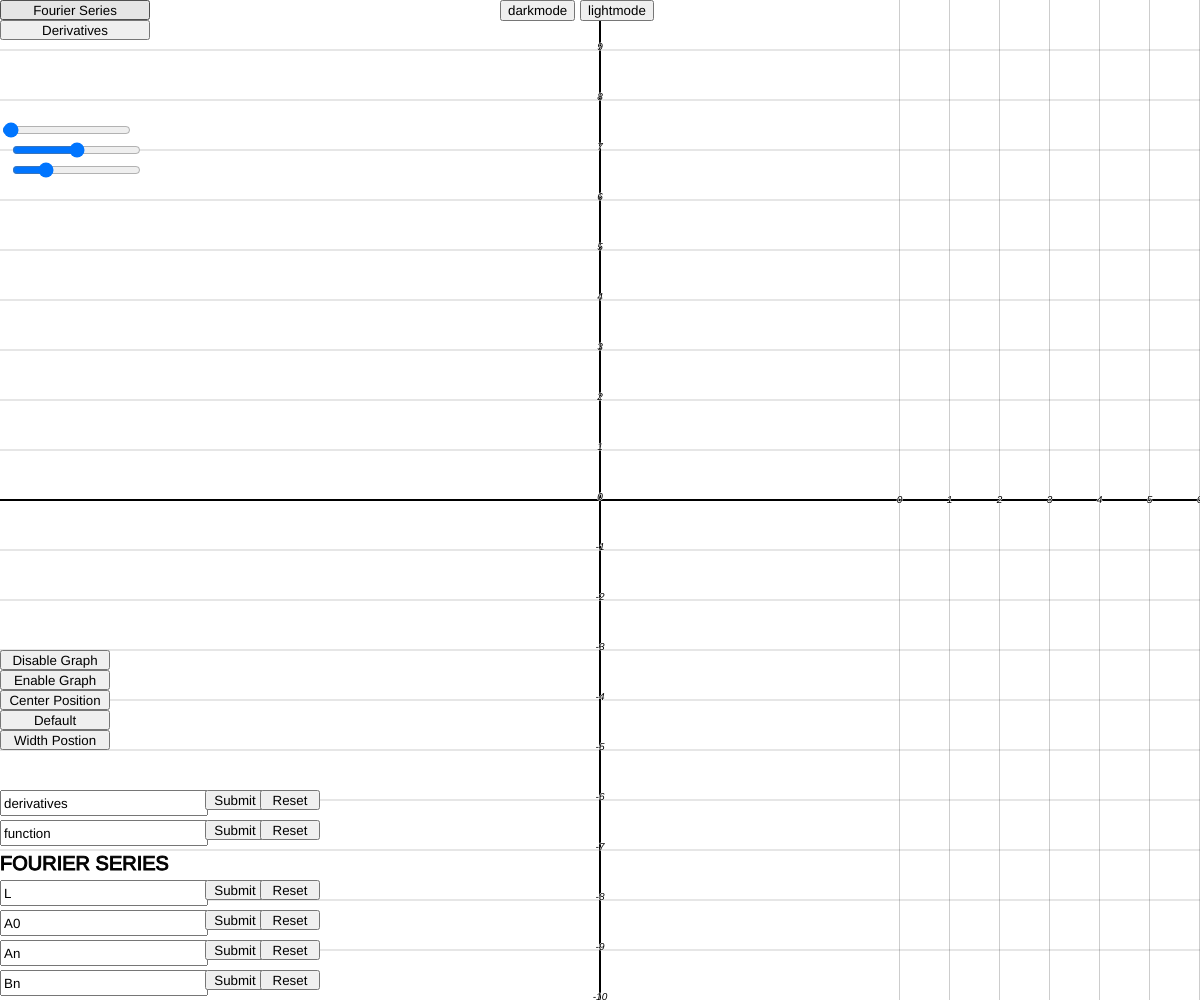
Frame 1 (no input)
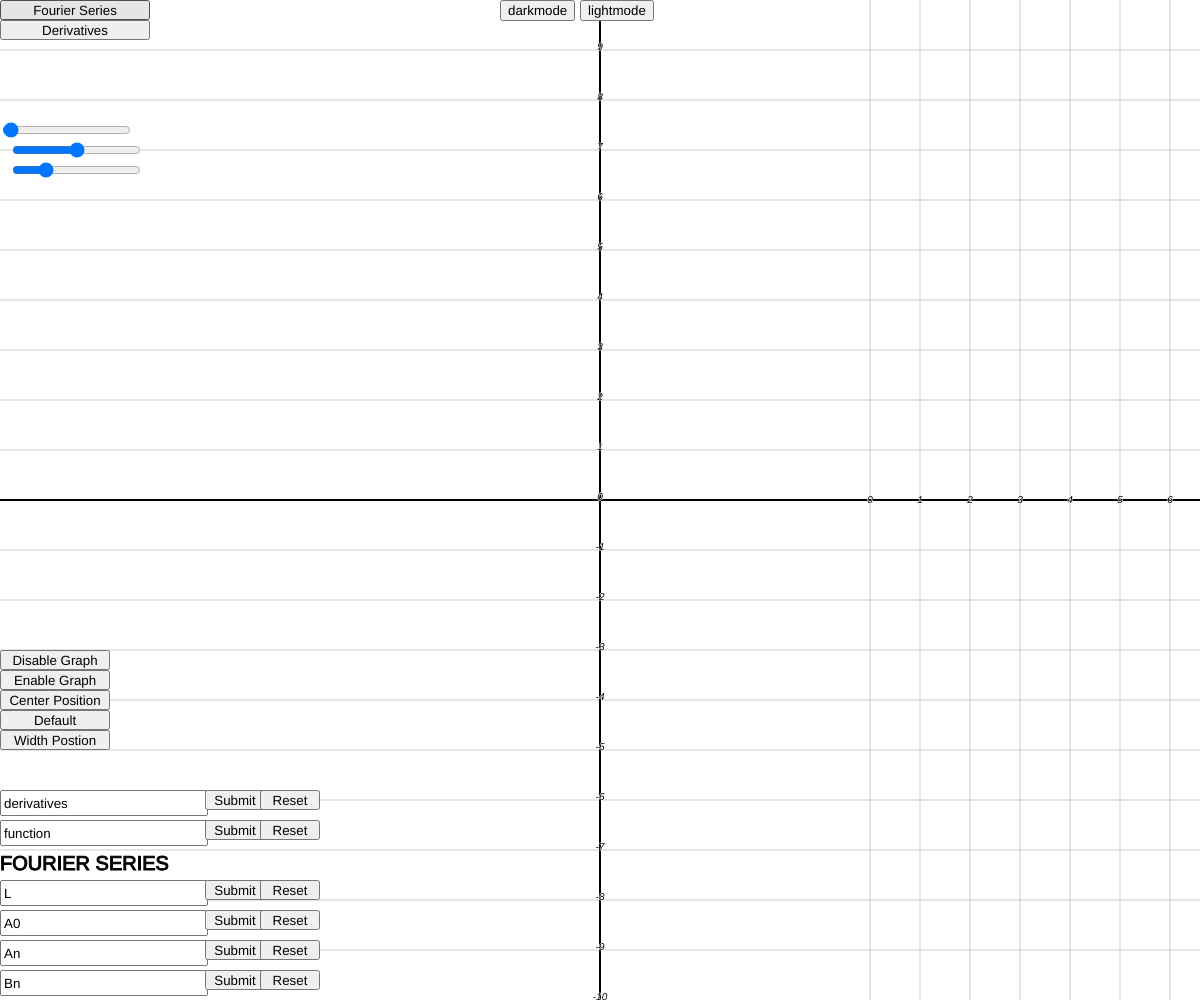
Frame 60 (no input)
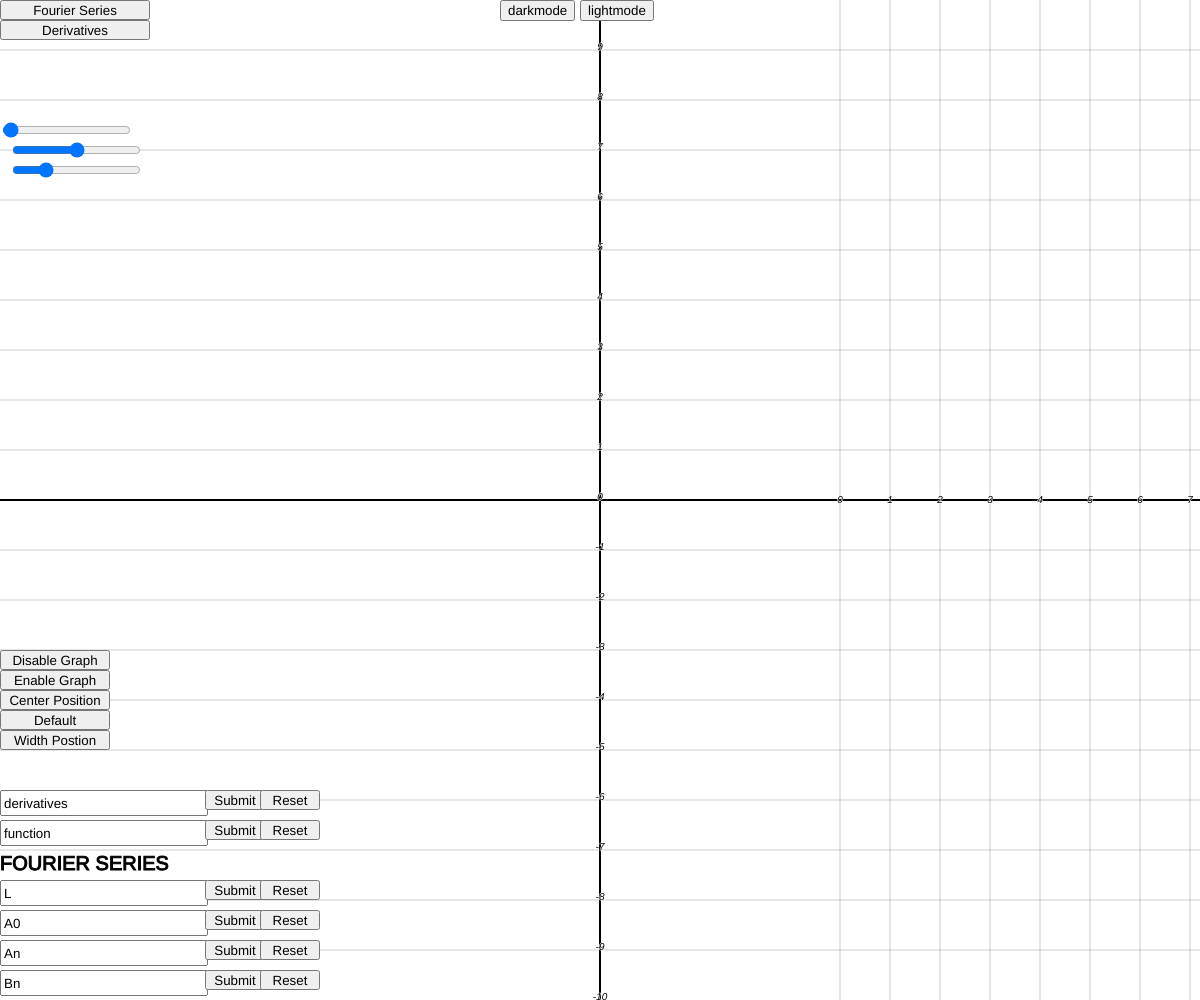
Frame 120 (the mouse pressed at the canvas centre since frame 60)

The p5.js sketch that drew these frames (run headless with seeded random() and noise() and a simulated clock; from frame 60 on, the mouse is pressed at the canvas centre):

// p5.js sketch
// ── sketch.js
//FT TO D
let concNum = 0


let wave = [];

let angleBN = 0
let angleAN = 0
let angleANcos = 0
let angleBNsine = 0

//COLOR ELEMENT VARIABLES
let bgColor = 255
let waveColorG = 0
let circleColor = 0
let vectColor = 0
let lineProjColorR = 0
let cartesianColor = 0


//VARIABLES
let VARIABLEA0 = 0;
let n = 0

//D INITIALIZATION
let pOfTan = 0
let changeDir = 1
let fxColorGDeriva = 0
let tanLineColorRDeriva = 0

move = 0

let enableGraph = 1
let epicyclePosX = 3 / 4
let seeTools = 0


let BNtextbox = 0;
let BNsubmissionStatus = 0

let ANtextbox = 0;
let ANsubmissionStatus = 0

let A0textbox = 0;
let A0submissionStatus = 0

let Ltextbox = 0
let LsubmissionStatus= 0


let dfxtextbox = 0
let dfxsubmissionStatus = 0

let dfxPrimetextbox = 0
let dfxPrimesubmissionStatus = 0

let adjustHeightFullScreen = 0

function setup() {
  createCanvas(windowWidth, windowHeight + adjustHeightFullScreen)
  concButs();
  mgaSlider();
  modeButton()
  tagaDisableButtons();
  epicyclePositionButs();
  inputs();

}


function draw() {
// translate(width/2,height/2)
// rotate(PI/2)
// translate(-width/2,-height/2)
  


  if (concNum == 0) {
    background(bgColor)
    cartesian();
    // sineEpicycle();
    epicycle();


    textSize(20)
    stroke(cartesianColor)
    hey = text('FOURIER SERIES', 0, height - 130)





  } else if (concNum == 1) {
    background(bgColor);
    heyhey = text('DERIVATIVES',0,height-220)
    cartesianD();
    push()
    yD();
    tangentLineD()
    lineSlopeProj();
    pop()
    slopeValPrint();

 
  }

}

function concButs() {

  let concButsW = 150
  let concButH = 20
  fsBut = createButton('Fourier Series')
  fsBut.position(0, 0)
  fsBut.size(concButsW, concButH)
  fsBut.mousePressed(fsExe)


  dBut = createButton('Derivatives')
  dBut.position(0, 20)
  dBut.size(concButsW, concButH)
  dBut.mousePressed(dExe)

}


function fsExe() {
  concNum = 0
}


function dExe() {
  concNum = 1
}

function sincosExe() {
  concNum = 2
}

function inputs(){
  let textBoxWidth = 200
  let submitButPosX = textBoxWidth + 5
  let submitButWidth = 60
  let submitResetButPosX = submitButWidth + textBoxWidth

  BNtextBox = (createInput('Bn'))
  BNtextBox.size(200, 20)
  BNtextBox.position(0, height - 30)

  BNsubmitBut = createButton('Submit')
  BNsubmitBut.position(submitButPosX, height - 30)
  BNsubmitBut.size(submitButWidth, 20)
  BNsubmitBut.mousePressed(submitBN)

  BNsubmitResetBut = createButton('Reset')
  BNsubmitResetBut.position(submitResetButPosX, height - 30)
  BNsubmitResetBut.size(submitButWidth, 20)
  BNsubmitResetBut.mousePressed(submitResetBN)

  ANtextBox = (createInput('An'))
  ANtextBox.size(200, 20)
  ANtextBox.position(0, height - 60)

  ANsubmitBut = createButton('Submit')
  ANsubmitBut.position(submitButPosX, height - 60)
  ANsubmitBut.size(submitButWidth, 20)
  ANsubmitBut.mousePressed(submitAN)

  ANsubmitResetBut = createButton('Reset')
  ANsubmitResetBut.position(submitResetButPosX, height - 60)
  ANsubmitResetBut.size(submitButWidth, 20)
  ANsubmitResetBut.mousePressed(submitResetAN)

  A0textBox = (createInput('A0'))
  A0textBox.size(200, 20)
  A0textBox.position(0, height - 90)

  A0submitBut = createButton('Submit')
  A0submitBut.position(submitButPosX, height - 90)
  A0submitBut.size(submitButWidth, 20)
  A0submitBut.mousePressed(submitA0)

  A0submitResetBut = createButton('Reset')
  A0submitResetBut.position(submitResetButPosX, height - 90)
  A0submitResetBut.size(submitButWidth, 20)
  A0submitResetBut.mousePressed(submitResetA0)
  
  LtextBox = (createInput('L'))
  LtextBox.size(200, 20)
  LtextBox.position(0, height - 120)

  LsubmitBut = createButton('Submit')
  LsubmitBut.position(submitButPosX, height - 120)
  LsubmitBut.size(submitButWidth, 20)
  LsubmitBut.mousePressed(submitL)

  LsubmitResetBut = createButton('Reset')
  LsubmitResetBut.position(submitResetButPosX, height - 120)
  LsubmitResetBut.size(submitButWidth, 20)
  LsubmitResetBut.mousePressed(submitResetL)

  dfxtextBox = (createInput('function'))
  dfxtextBox.size(200, 20)
  dfxtextBox.position(0, height - 180)

  dfxsubmitBut = createButton('Submit')
  dfxsubmitBut.position(submitButPosX, height - 180)
  dfxsubmitBut.size(submitButWidth, 20)
  dfxsubmitBut.mousePressed(submitdfx)

  dfxsubmitResetBut = createButton('Reset')
  dfxsubmitResetBut.position(submitResetButPosX, height - 180)
  dfxsubmitResetBut.size(submitButWidth, 20)
  dfxsubmitResetBut.mousePressed(submitResetdfx)

  dfxPrimetextBox = (createInput('derivatives'))
  dfxPrimetextBox.size(200, 20)
  dfxPrimetextBox.position(0, height - 210)

  dfxPrimesubmitBut = createButton('Submit')
  dfxPrimesubmitBut.position(submitButPosX, height - 210)
  dfxPrimesubmitBut.size(submitButWidth, 20)
  dfxPrimesubmitBut.mousePressed(submitdfxPrime)

  dfxPrimesubmitResetBut = createButton('Reset')
  dfxPrimesubmitResetBut.position(submitResetButPosX, height - 210)
  dfxPrimesubmitResetBut.size(submitButWidth, 20)
  dfxPrimesubmitResetBut.mousePressed(submitResetdfxPrime)
}



















function mousePressed() {
  if (mouseX > width * 3 / 4 && mouseY < height * 1 / 4) {
    let fs = fullscreen();
    fullscreen(!fs);
    adjustHeightFullScreen = 1000
  }

}


function sineEpicycle() {
  push();
  strokeWeight(2)
  let L = PI
  translate(width * 1 / 4, height * 3 / 4 - (VARIABLEA0 * pixelPerUnit.value()));

  scale(0.5)

  let x = 0;
  let y = 0;

  //FOR SINE WAVES
  angleBNsine += 0.05;
  for (let n = 1; n < numVect.value(); n++) {
    //SINE INITIALIZATION OF RELEVANT VARS
    let oldx = x;
    let oldy = y;
    let VARIABLEBN = (2 - cos(-n * PI) - cos(-n * PI)) / (n * PI)
    //SINE COMPUTATION
    radius = pixelPerUnit.value() * (VARIABLEBN);
    theta = (n * PI * -angleAN) / L
    x = (radius * cos(theta)) + x;
    y = (radius * sin(theta)) + y;

    //SINE ACTUTAL CIRCLES
    stroke(circleColor, 0, 0);
    noFill();
    circle(oldx, oldy, radius * 2);


    //SINE VECTORS
    stroke(0, 0, vectColor);
    line(oldx, oldy, x, y);
  }

  translate(200, 0)

  x = 0
  y = 0
  //COSINE FOURIER SERIES
  angleANcos += rateAnglecos;
  for (let n = 1; n < numVect.value(); n++) {

    // COSINE INITIALIZATIONOF RELEVANT VARS
    let oldx = x;
    let oldy = y;
    let VARIABLEAN = 1 / n


    //COSINE COMPUTATION
    radius = pixelPerUnit.value() * (VARIABLEAN);
    theta = (n * PI * -angleAN) / L
    x = (radius * cos(((theta) - (PI / 2)))) + x;
    y = (radius * sin(((theta) - (PI / 2)))) + y;

    //COSINE ACTUAL CIRCLES
    stroke(circleColor, 0, 0);
    noFill();
    circle(oldx, oldy, radius * 2);


    //COSINE VECTORS
    stroke(0, 0, vectColor);
    line(oldx, oldy, x, y);
  }
  pop();
}



function submitBN() {
  BNsubmissionStatus = 1
}

function submitResetBN() {
  BNsubmissionStatus = 0
}

function submitAN() {
  ANsubmissionStatus = 1
}

function submitResetAN() {
  ANsubmissionStatus = 0
}

function submitA0() {
  A0submissionStatus = 1
}

function submitResetA0() {
  A0submissionStatus = 0
}



function submitResetL() {
  LsubmissionStatus = 0
}

function submitL() {
  LsubmissionStatus = 1
}

function submitResetL() {
  LsubmissionStatus = 0
}




//DFX
function submitdfx() {
  dfxsubmissionStatus = 1
}

function submitResetdfx() {
  dfxsubmissionStatus = 0
}

function submitdfxPrime() {
  dfxPrimesubmissionStatus = 1
}

function submitResetdfxPrime() {
  dfxPrimesubmissionStatus = 0
}



function epicycle() {
  push();
  
let L = 0




  

  if (A0submissionStatus == 1) {
    VARIABLEA0 = eval(A0textBox.value())
  } else if (A0submissionStatus == 0) {
    VARIABLEA0 = 0
  }

  translate(width * epicyclePosX, height / 2 - (VARIABLEA0 * pixelPerUnit.value()));

  let x = 0;
  let y = 0;

  //FOR SINE WAVES----------------------------------------
  rateAngle = anglePerLoop.value() / 1000
  let angleBN = rateAngle
  // let rateAngle = 0.05
  angleBN += rateAngle


  for (let n = 1; n < numVect.value(); n++) {
    //SINE INITIALIZATION OF RELEVANT VARS
    let oldx = x;
    let oldy = y;
    
     if (LsubmissionStatus == 1) {
    L = eval(LtextBox.value())
  } else if (LsubmissionStatus == 0) {
    L = 0}

    let VARIABLEBN = 0
    if (BNsubmissionStatus == 1) {
      VARIABLEBN = eval(BNtextBox.value())
    } else if (BNsubmissionStatus == 0) {
      VARIABLEBN = 0
    }


    // let VARIABLEBN = (2 - cos(-n * PI) - cos(-n * PI)) / (n * PI)


    //SINE COMPUTATION-------------------------------------
    radius = pixelPerUnit.value() * (VARIABLEBN);
    theta = (n * PI * -angleAN) / L
    x = (radius * cos(theta)) + x;
    y = (radius * sin(theta)) + y;

    //SINE ACTUTAL CIRCLES
    stroke(circleColor)
    noFill();
    circle(oldx, oldy, radius * 2);


    //SINE VECTORS
    stroke( vectColor);
    line(oldx, oldy, x, y);
  }

  //COSINE FOURIER SERIES--------------------------------
  angleAN += rateAngle
  for (let n = 1; n < numVect.value(); n++) {

    // COSINE INITIALIZATIONOF RELEVANT VARS--------------
    let oldx = x;
    let oldy = y;
    
    if (LsubmissionStatus == 1) {
    L = eval(LtextBox.value())
  } else if (LsubmissionStatus == 0) {
    L = 0}

    let VARIABLEAN = 0
    if (ANsubmissionStatus == 1) {
      VARIABLEAN = eval(ANtextBox.value())
    } else if (ANsubmissionStatus == 0) {
      VARIABLEAN = 0
    }


    //COSINE COMPUTATION--------------------------------
    radius = pixelPerUnit.value() * (VARIABLEAN);
    theta = (n * PI * -angleAN) / L
    x = (radius * cos(((theta) - (PI / 2)))) + x;
    y = (radius * sin(((theta) - (PI / 2)))) + y;

    //COSINE ACTUAL CIRCLES
    stroke(circleColor)
    noFill();
    circle(oldx, oldy, radius * 2);


    //COSINE VECTORS
    stroke( vectColor);
    line(oldx, oldy, x, y);
  }



  //WAVE and LINE PROJECTOR----------------------------
  if (enableGraph == 1) {
    wave.unshift(y)
    strokeWeight(1)
    stroke(lineProjColorR)
    line(x, y, 0, wave[0]);
    stroke(0, waveColorG, 0)
    beginShape();
    noFill();
    for (let i = 0; i < wave.length; i++) {
      //vertex(i times rate of fastness,wave[]-----------------
      vertex(-i * pixelPerUnit.value() * rateAngle * 1, wave[i]);
    }
    endShape();
    if (wave.width > 300) {
      wave.pop();
    }
  }
  pop();




  //MOVING CARTESIAN AND MOVING LABEL
  push();
  move--
  for (let i = width * 3 / 4; i < width * 7; i += pixelPerUnit.value()) {
    stroke(cartesianColor, 50)
    
    line(i + (move * rateAngle * pixelPerUnit.value()), 0, i + (move * rateAngle * pixelPerUnit.value()), height)



    textStyle(ITALIC)
    textAlign(CENTER)
    textSize(10)
    stroke(255)
    text((i - width * 3 / 4) / pixelPerUnit.value(), i + (move * rateAngle * pixelPerUnit.value()), height / 2 + 3)
    text((i - width * 3 / 4) / pixelPerUnit.value(), width / 2, (height / 2) - ((i - width * 3 / 4)))
    text(-(i - width * 3 / 4) / pixelPerUnit.value(), width / 2, (height / 2) + ((i - width * 3 / 4)))
  }

  pop();
}



//SLIDERS
function mgaSlider() {
  numVect = createSlider(1, 150, 2);
  numVect.position(0, 120, 10)
  pixelPerUnit = createSlider(10, 90, 50)
  pixelPerUnit.position(10, 140)
  anglePerLoop = createSlider(1, 40, 10)
  anglePerLoop.position(10, 160)

}




function cartesian() {
  push();
  //TWO LINES
  stroke(cartesianColor)
  strokeWeight(2)
  line(0, height / 2, width, height / 2)
  line(width / 2, 0, width / 2, height)


  //GRID
  stroke(cartesianColor, 50)
  strokeWeight(1)
  for (let i = height / 2; i < height; i += pixelPerUnit.value()) {
    line(0, i, width, i)
  }
  for (let i = height / 2; i > 0; i -= pixelPerUnit.value()) {
    line(0, i, width, i)
  }

  pop();

}




function modeButton() {
  dark = createButton('darkmode')
  dark.position(500, 0)
  dark.mousePressed(darkModeExec);

  light = createButton('lightmode')
  light.position(580, 0)
  light.mousePressed(lightModeExec);
}

function darkModeExec() {
  bgColor = 0
  waveColor = 255
  circleColor = 255
  lineProjColorR = 255
  vectColor = 255
  waveColorG = 255
  cartesianColor = 255
  fxColorGDeriva = 255
  tanLineColorRDeriva = 255
}



function lightModeExec() {
  bgColor = 255
  waveColor = 0
  circleColor = 0
  lineProjColorR = 0
  vectColor = 0
  waveColorG = 0
  cartesianColor = 0
  fxColorGDeriva = 0
  tanLineColorRDeriva = 0
}






//DISABLER BUTTONS---------------------------------------
function tagaDisableButtons() {
  disableGraphBut = createButton('Disable Graph')
  disableGraphBut.position(0, height-350)
  disableGraphBut.size(110, 20)
  disableGraphBut.mousePressed(disableGraphExe)


  enableGraphBut = createButton('Enable Graph')
  enableGraphBut.position(0, height-330)
  enableGraphBut.size(110, 20)
  enableGraphBut.mousePressed(enableGraphButExe)
}


function disableGraphExe() {
  enableGraph = 0
}

function enableGraphButExe() {
  enableGraph = 1
}
//---------------------------------------------------



// BUTTONS TO CHANGE EPICYCLE POSITION-------------------
function epicyclePositionButs() {
  centerPosition = createButton('Center Position')
  centerPosition.position(0, height-310)
  centerPosition.size(110, 20)
  centerPosition.mousePressed(centerPositionExe)

  threeforthPosition = createButton('Default')
  threeforthPosition.position(0, height-290)
  threeforthPosition.size(110, 20)
  threeforthPosition.mousePressed(threeforthPostionExe)

  widthPosition = createButton('Width Postion')
  widthPosition.position(0, height-270)
  widthPosition.size(110, 20)
  widthPosition.mousePressed(widthPositionExe)
}

function centerPositionExe() {
  epicyclePosX = 1 / 2
}

function threeforthPostionExe() {
  epicyclePosX = 3 / 4
}

function widthPositionExe() {
  epicyclePosX = 1
}
//--------------------------------------------------------
































function cartesianD() {
  //X AND Y AXIS
  stroke(cartesianColor)
  strokeWeight(3)
  line(width / 2, 0, width / 2, height)
  line(0, height / 2, width, height / 2)



  stroke(cartesianColor, 90)
  strokeWeight(1)
  translate(width / 2, height / 2)
  //HORIZONTAL DOWN
  for (let i = 0; i < height / 2; i += pixelPerUnit.value()) {
    line(-width / 2, i, width / 2, i)
  }

  //HORIZONTAL UPPER
  for (let i = 0; i > -height / 2; i -= pixelPerUnit.value()) {
    line(-width / 2, i, width / 2, i)
  }

  //RIGHT VERTICAL
  for (let i = 0; i < width / 2; i += pixelPerUnit.value()) {
    line(i, -height / 2, i, height / 2)
  }

  //LEFT VERTICAL
  for (let i = 0; i > -width / 2; i -= pixelPerUnit.value()) {
    line(i, -height / 2, i, height / 2)
  }

}

function yD() {

  //THE FX GRAPH
  if (enableGraph == 1) {
    beginShape()
    stroke(0, fxColorGDeriva, 0, 255)
    strokeWeight(2)
    noFill()
    for (let a = -width; a < width; a += 0.1) {
      funcD(a);
      vertex(pixelPerUnit.value() * a, pixelPerUnit.value() * -fx)
    }
    endShape()
  }
}






function funcD(x) {
  angleMode(RADIANS)

  if (dfxsubmissionStatus == 1) {
    fx = eval(dfxtextBox.value())
  } else if (dfxsubmissionStatus == 0) {
    fx = 0
  }

}



function deriva(x) {
  angleMode(RADIANS)
    if (dfxPrimesubmissionStatus == 1) {
      fxPrime = eval(dfxPrimetextBox.value())
  } else if (dfxPrimesubmissionStatus == 0) {
    fxPrime = 0
  }

}

function tangentLineD() {

  if (pOfTan * pixelPerUnit.value() > width / 2) {
    changeDir = -1
  } else if (pOfTan * pixelPerUnit.value() < -width / 2) {
    changeDir = 1
  }



  pOfTan = pOfTan + (0.1 * changeDir)



  //calling relevant functions
  funcD(pOfTan)
  deriva(pOfTan);


  stroke(tanLineColorRDeriva, 0, 0)
  strokeWeight(2)


  //point of tangency
  point(pOfTan * pixelPerUnit.value(), -fx * pixelPerUnit.value())

  x1 = pOfTan + 1
  x2 = pOfTan - 1



  push();
  strokeWeight(3)
  translate(pOfTan * pixelPerUnit.value(), -fx * pixelPerUnit.value())

  rotate(-atan(fxPrime))

  translate(-pOfTan * pixelPerUnit.value(), fx * pixelPerUnit.value())

  line(x1 * pixelPerUnit.value(), -fx * pixelPerUnit.value(), x2 * pixelPerUnit.value(), -fx * pixelPerUnit.value())
  pop();
}


function slidersD() {
  pixelPerUnit = createSlider(1, 100, 50)
}

function slidersD() {
  pixelPerUnit = createSlider(1, 100, 50)
}

function lineSlopeProj() {

  strokeWeight(5)
  stroke(0, 0, 150)
  fill(0, 0, 100)
  rect((width / 2) * (4 / 5) - 70, 180, 140, 140, 10)

  let slopeProjPosX = (width / 2) * (4 / 5)
  let slopeProjPosY = 250

  translate(slopeProjPosX, slopeProjPosY)
  rotate(-atan(fxPrime))
  translate(-slopeProjPosX, -slopeProjPosY)
  stroke(255, 0, 0)
  line((slopeProjPosX - 50), slopeProjPosY, (slopeProjPosX + 50), slopeProjPosY)



}


function slopeValPrint() {
  funcD(pOfTan)
  deriva(pOfTan);
  text(fxPrime, (width / 2) * (4 / 5) - 70, 170)
}
